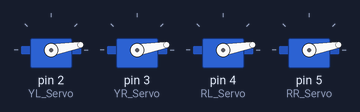
Simulated run of this sketch. Board: Arduino Uno, built with avr-gcc and run on an emulated ATmega328P. On the bench: 4 × servo.

Above: at 0.1 s.
At 3.1 s:
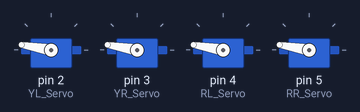
At 6.1 s:
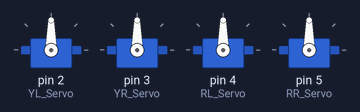
Timing chart, 0 to 7.6 s (numbered marks = the images above):
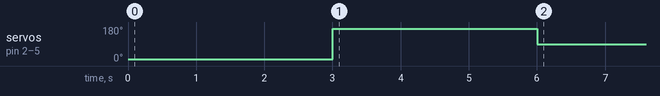

Measured:
- by itself, servo on pin 2 (YL_Servo), servo on pin 3 (YR_Servo), servo on pin 4 (RL_Servo), servo on pin 5 (RR_Servo): 10° → 170° at 3.0 s, → 90° 3.0 s later

The sketch:

Otto_Footalign_V9.ino
```cpp
//----------------------------------------------------------------
//-- Otto Foot align
//-- This code will make the servo motors to find the ZERO position for assembly
//-- April 2019: Designed to work with the basic Otto but could be compatible with PLUS or Humanoid or other biped robots
/******************************************************************************************************
  Make sure to have installed all libraries: https://wikifactory.com/+OttoDIY/otto-diy
  Otto DIY invests time and resources providing open source code and hardware,
  please support by purchasing kits from (https://www.ottodiy.com)

  BSD license, all text above must be included in any redistribution
 *******************************************************************/
//-----------------------------------------------------------------
#include <Servo.h>
//-- First step: Configure the pins where the servos are attached
/*             --------
              |  O  O  |
              |--------|
  RIGHT LEG 3 |        | LEFT LEG 2
               --------
               ||     ||
RIGHT FOOT 5 |---     ---| LEFT FOOT 4
*/
Servo YL_Servo;  // create servo object to control a YL 2
Servo YR_Servo;  // create servo object to control a YR 3
Servo RL_Servo;  // create servo object to control a RL 4
Servo RR_Servo;  // create servo object to control a RR 5

int minim = 10;
int maxim = 170;

void setup() {
  YL_Servo.attach(2);  // attaches the servo on pin 2 to the servo object 1
  YR_Servo.attach(3);  // attaches the servo on pin 3 to the servo object 2
  RL_Servo.attach(4);  // attaches the servo on pin 4 to the servo object 3
  RR_Servo.attach(5);  // attaches the servo on pin 5 to the servo object 4

  YL_Servo.write(minim);                  // sets the servo 1 position
  YR_Servo.write(minim);                  // sets the servo 2 position
  RL_Servo.write(minim);                  // sets the servo 3 position
  RR_Servo.write(minim);                  // sets the servo 4 position
delay(3000);
  YL_Servo.write(maxim);                  // sets the servo 1 position
  YR_Servo.write(maxim);                  // sets the servo 2 position
  RL_Servo.write(maxim);                  // sets the servo 3 position
  RR_Servo.write(maxim);                  // sets the servo 4 position
delay(3000);
}

void loop() {
  YL_Servo.write(90);                  // sets the servo 1 position
  YR_Servo.write(90);                  // sets the servo 2 position
  RL_Servo.write(90);                  // sets the servo 3 position
  RR_Servo.write(90);                  // sets the servo 4 position
}
```
